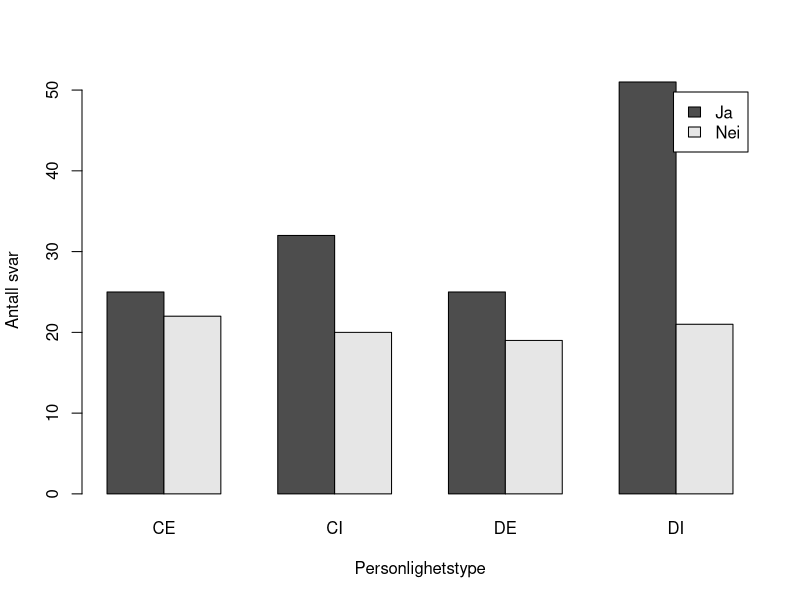

Write R code to recreate this figure.
# Oppgave 1


# 1D)
# Foerst lager vi individdataene for de 200 personene i undersoekelsen. 
sex <- c(rep("M",100),rep("F",100))
sex
smk <- c(rep(1,80),rep(0,20),rep(1,60),rep(0,40))
smk

contingencytable <- table(smk, sex)
contingencytable

# 1E)
# Saa tester vi om det er forskjell paa de to gruppene.
chisq.test(contingencytable)
# Les dokumentet "Halvkorreksjon.pdf" paa canvas. Denne kjikvadrattesten er med halvkorreksjon
# (Yates' continuity correction)
# Naar dere regner for haand er det uten halvkorreksjon
# For aa utfoere kjikvadrattest i R uten halvkorreksjon:
chisq.test(contingencytable, correct = FALSE)

# p-verdien fra en saann test er bare paalitelig hvis det er et tilstrekkelig antall observasjoner 
# og disse er godt fordelt utover i tabellen. 
# Dette undersoeker vi ikke ved aa se paa de faktiske observasjonene i tabellen, men derimot 
# ved aa se paa de forventede antallene, ...$expected og se om alle disse er stoerre enn 5
# Saann faar vi tak i dem: 
min_tabellanalyse <- chisq.test(contingencytable)
min_tabellanalyse$expected



# Oppgave 2

# Foerst lager vi individdataene for personene i undersoekelsen. 
svarte_paa_evaluering <- c(rep("Nei",82),rep("Ja",133))
personlighetstyper <- c(rep("CE",22),rep("CI",20),rep("DE",19),rep("DI",21), 
                        rep("CE",25),rep("CI",32),rep("DE",25),rep("DI",51))
# Deretter lager vi krysstabellen: 
contingencytable2 <- table(svarte_paa_evaluering,personlighetstyper)
contingencytable2

# 2C)
barplot(contingencytable2, beside=TRUE, xlab="Personlighetstype", ylab="Antall svar",
        legend=rownames(contingencytable2))

# 2D)
# Saa tester vi om det er en sammenheng mellom radene og kolonnene i tabellen, altsaa
# om det er en forskjell i fordelingen av personlighetstyper mellom de som besvarte evalueringen
# og de som ikke gjorde det, eller alternativt, om det er en forskjell i svarprosenten mellom 
# de fire personlighetstypegruppene.
chisq.test(contingencytable2)

# p-verdien fra en saann test er bare paalitelig hvis det er et tilstrekkelig antall observasjoner 
# og disse er godt fordelt utover i tabellen. 
# Dette undersoeker vi ikke ved aa se paa de faktiske observasjonene i tabellen, men derimot 
# ved aa se paa de forventede antallene, ...$expected og se om alle disse er stoerre enn 5
# Saann faar vi tak i dem: 
min_tabellanalyse2 <- chisq.test(contingencytable2)
min_tabellanalyse2$expected

# E)
# Forventet antall svar for kombinasjonen "Svar: Nei" og "DI" under H0
# Henter ut verdien i rad 2, kolonne 4
min_tabellanalyse2$expected[2,4]

# F)
# Bidrag til testobservatoren fra DI-studenter som ikke svarte paa evalueringen:
# Se paa tabellene under for aa finne forventet verdi og regn ut for haand ved formelen:
# (observert-forventet)^2 /forventet
contingencytable2
min_tabellanalyse2$expected

# Kan ogsaa regne ut i Rstudio: 
((contingencytable2[2,4]-min_tabellanalyse2$expected[2,4])^2)/min_tabellanalyse2$expected[2,4]

# eller du kan regne ut chi-square verdiene for hele tabellen for deretter aa lese av for "DI" og "Nei": 
((contingencytable2-min_tabellanalyse2$expected)^2)/min_tabellanalyse2$expected


# 2G)
gruppeprosess <- c(rep("1-3",37),rep("4-5",96))
personlighetstyper <- c(rep("CE",10),rep("CI",13),rep("DE",3),rep("DI",11), 
                        rep("CE",15),rep("CI",19),rep("DE",22),rep("DI",40))
contingencytable3 <- table(gruppeprosess,personlighetstyper)
contingencytable3

# Er det signifikant effekt av personlighet paa hvor godt studentene oppfattet at statistikkgruppen sin fungerte?
chisq.test(contingencytable3)

# Forventede verdier
min_tabellanalyse3 <- chisq.test(contingencytable3)
min_tabellanalyse3$expected

# Chi-square verdier:
((contingencytable3-min_tabellanalyse3$expected)^2)/min_tabellanalyse3$expected
